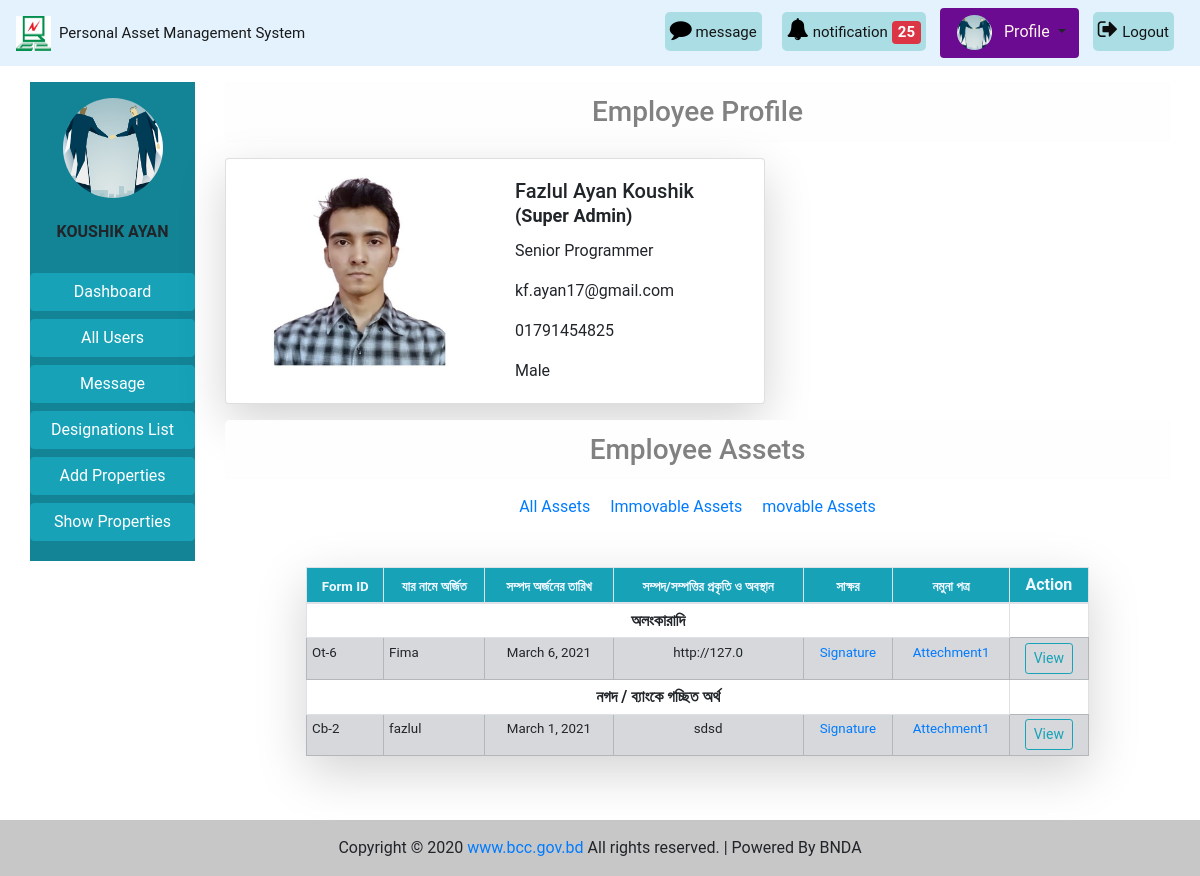
Screenshot of /view-user-movable/14/ (signed in) with the database file from the repository.
### accounts/models.py (models this page shows, shortened)
class CustomUser(AbstractBaseUser):
    user_type_data = (
        ('1', 'Super admin'),
        ('2', 'Admin'),
        ('3', 'Employee'),
    )
    user_type = models.CharField(max_length=10, choices=user_type_data, default='3')
    email = models.EmailField(max_length=255, unique = True, verbose_name = 'Email')
    name = models.CharField(max_length = 255, verbose_name = 'Full Name')
    phone_no = models.CharField(max_length = 20, unique = True, verbose_name = 'Phone Number')
    date = models.DateField(auto_now_add = True)
    is_active = models.BooleanField(default=True)
    is_admin = models.BooleanField(default=False)
    is_staff = models.BooleanField(default=False)
    USERNAME_FIELD = 'email'
    REQUIRED_FIELDS = ('name','phone_no')
    objects = CustomUserManager()
    class Meta:
        verbose_name_plural = 'Users'

### pamsapp/models.py (models this page shows, shortened)
class Profile(models.Model):
    gender_type = (
        ('1', 'Male'),
        ('2', 'Female'),
        ('3', 'Others'),
    )
    user = models.OneToOneField(CustomUser, on_delete = models.CASCADE , related_name = 'profile')
    image = models.ImageField(upload_to = 'images/', blank=True, null=True)
    designation = models.ForeignKey(Designation, on_delete = models.CASCADE, blank = True, null = True)
    gender = models.CharField(max_length=10, choices=gender_type, blank = True, null = True)

class Designation(models.Model):
    name = models.CharField(max_length = 100)
    def __str__(self):
        return self.name

### movable_app/models.py (models this page shows, shortened)
class Ornaments(models.Model):
    user = models.ForeignKey(CustomUser, on_delete = models.CASCADE)
    date_of_acquisition = models.DateField()
    owner = models.CharField(max_length = 200)
    class_and_location = models.CharField(max_length = 200)
    details = models.CharField(max_length = 1000)
    how_acquired_and_value = models.CharField(max_length = 1000)
    source_of_money = models.CharField(max_length = 1000)
    opinon = models.CharField(max_length = 1000)
    signature = models.ImageField()
    is_confirm = models.BooleanField(default=False)

class NoteField(models.Model):
    ornament = models.ForeignKey(Ornaments, on_delete = models.CASCADE, related_name='ornaments', null= True, blank = True)
    stock = models.ForeignKey(Stocks, on_delete = models.CASCADE, related_name='stocks', null= True, blank = True)
    share = models.ForeignKey(Share, on_delete = models.CASCADE, related_name='shares', null= True, blank = True)
    insurance = models.ForeignKey(Insurance, on_delete = models.CASCADE, related_name='insurances', null= True, blank = True)
    cash_or_bankvalue = models.ForeignKey(Cash_or_bankvalue, on_delete = models.CASCADE, related_name='Cash_or_bankvalues', null= True, blank = True)
    vehicles = models.ForeignKey(Vehicles, on_delete = models.CASCADE, related_name='vehicles', null= True, blank = True)
    electronic = models.ForeignKey(Electronics, on_delete = models.CASCADE, related_name='electronics', null= True, blank = True)
    other_m = models.ForeignKey(Other_m, on_delete = models.CASCADE, related_name='others_m', null= True, blank = True)
    notefield  = models.FileField(upload_to = 'immovable-files/', blank = True, null = True)

class Cash_or_bankvalue(models.Model):
    user = models.ForeignKey(CustomUser, on_delete = models.CASCADE)
    date_of_acquisition = models.DateField()
    owner = models.CharField(max_length = 200)
    class_and_location = models.CharField(max_length = 200)
    details = models.CharField(max_length = 1000)
    how_acquired_and_value = models.CharField(max_length = 1000)
    source_of_money = models.CharField(max_length = 1000)
    opinon = models.CharField(max_length = 1000)
    signature = models.ImageField()
    is_confirm = models.BooleanField(default=False)

### pamsapp/views.py (the view)
# urls.py: path('view-user-movable/<int:user_id>/', views.view_user_movable_view, name='view-user-movable'),
@login_required
def view_user_movable_view(request, user_id):
    profile = Profile.objects.get(user_id = request.user.id)
    e_user = CustomUser.objects.get(pk = user_id)
    e_profile = Profile.objects.get(user = e_user)
    ornaments = Ornaments.objects.filter(user = e_user)
    stocks = Stocks.objects.filter(user = e_user)
    shares = Share.objects.filter(user = e_user)
    insurences = Insurance.objects.filter(user = e_user)
    cash_or_bankvalues = Cash_or_bankvalue.objects.filter(user = e_user)
    vehicles = Vehicles.objects.filter(user = e_user)
    electronics = Electronics.objects.filter(user = e_user)
    others_m = Other_m.objects.filter(user = e_user)
    notification = notification_func(request)
    context = {
        'user': request.user,
        'profile':profile,
        'e_user':e_user,
        'e_profile':e_profile,
        'notification':notification,
        'ornaments':ornaments,
        'stocks':stocks,
        'shares':shares,
        'insurences':insurences,
        'cash_or_bankvalues':cash_or_bankvalues,
        'vehicles':vehicles,
        'electronics':electronics,
        'others_m':others_m,
    }
    return render(request,'pamsapp/user_movable.html', context)

### templates/pamsapp/user_movable.html (shortened to what this page needs)
{% extends 'base.html' %}
{% load static %}
{% block content %}
<div class = 'col-lg-10 col-md-8 col-10 mx-auto'>
  <h3 class='alert alert-light text-center'>Employee Profile</h3>
  <div class="card mb-3 shadow-lg " style="max-width: 540px;">
    <div class="row no-gutters ">
      <div class="col-lg-4 col-md-4 col-10 mx-auto" >
        {% if e_user.profile.image %}
        <div class='mt-3' style="width:100%; text-align:center">
          <img src="{{ e_user.profile.image.url }}" class="card-img" alt="profile image">
        </div>
        {% else %}
        <div class='mt-3' style="width:100%; text-align:center">
          <img src="{% static 'pams/images/user-default.png' %}" class="card-img" alt="profile image">
        </div>
        {% endif %}
      </div>
      <div class="col-lg-6 col-md-8 col-10">
        <div class="card-body">
          <h5 class="card-title">{{ e_user.name }}
            {% if e_user.user_type == '1' or e_user.user_type == '2' %}
              <span style="font-size: 18px;" class="font-weight-bold text-capitalize">({{e_user.get_user_type_display}})</span>
            {% endif %}
          </h5>
          <p class="card-text">{{ e_user.profile.designation }}</p>
          <p class="card-text">{{ e_user.email }}</p>
          <p class="card-text">{{ e_user.phone_no }}</p>
          <p class="card-text">{{ e_user.profile.get_gender_display }}</p>
        </div>
      </div>
    </div>
  </div>
  <h3 class='alert alert-light text-center'>Employee Assets</h3>
  <div class='row'>
    <div class="col-lg-12 col-md-12 col-12 text-center">
        <a href="{% url 'pamsapp:view-user-all-assets' user_id=e_user.id %}">All Assets</a>
      <a class='mr-3 ml-3' href="{% url 'pamsapp:view-user-immovable' user_id=e_user.id %}">Immovable Assets</a>
      <a href="{% url 'pamsapp:view-user-movable' user_id=e_user.id %}">movable Assets</a>
    </div>
  </div>
    <div class="row mt-5 text-center ">
      <div class = 'col-lg-10 col-md-10 col-12 text-center mx-auto'>
          <table class="table table-hover shadow-lg table-sm table-bordered">
              <thead>
                <tr class="bg-info" style='color:aliceblue'>
                  <th scope="col" style='font-size:smaller'>Form ID</th>
                  <th scope="col" style='font-size:smaller'>যার নামে অর্জিত</th>
                  <th scope="col" style='font-size:smaller'>সম্পদ অর্জনের তারিখ</th>
                  <th scope="col" style='font-size:smaller'>সম্পদ/সম্পত্তির প্রকৃতি ও অবস্থান</th>
                  <th scope="col" style='font-size:smaller'>সাক্ষর</th>
                  <th scope="col" style='font-size:smaller'>নমুনা পত্র</th>
                  <th colspan="2" class="bg-gradient" scope="col">Action</th>
                </tr>
              </thead>
              <tbody>
                {% if ornaments %}
                <tr>
                  <th colspan ='6' >অলংকারাদি</th>
                </tr>
                {% for ornament in ornaments %}
                <tr class="table-secondary">
                  <td class='text-left' style='font-size:smaller'>Ot-{{ ornament.id }}</td>
                  <td class='text-left' style='font-size:smaller'>{{ ornament.owner }}</td>
                  <td class='text-center' style='font-size:smaller'>{{ ornament.date_of_acquisition }}</td>
                  <td style='font-size:smaller'>{{ ornament.class_and_location }}</td>
                  <td style='font-size:smaller'>
                    <a href="{{ ornament.signature.url }}" download>Signature</a>
                  </td>
                  <td style='font-size:smaller'>
                    {% for note in ornament.ornaments.all %}
                    <a href="{{ note.notefield.url }}" download>Attechment{{ forloop.counter }}</a> <br>
                    {% endfor %}
                  </td>
                  <td>
                    <a href="{% url 'pamsapp:edit-ornaments' ornament.id %}"
                     class='btn btn-outline-info btn-sm'>View</a>
                  </td>
                </tr>
                {% endfor %}
              {% endif %}
              {% if cash_or_bankvalues %}
                <tr>
                  <th colspan ='6' >নগদ / ব্যাংকে গচ্ছিত অর্থ</th>
                </tr>
                {% for cash_or_bankvalue in cash_or_bankvalues %}
                <tr class="table-secondary">
                  <td class='text-left' style='font-size:smaller'>Cb-{{ cash_or_bankvalue.id }}</td>
                  <td class='text-left' style='font-size:smaller'>{{ cash_or_bankvalue.owner }}</td>
                  <td class='text-center' style='font-size:smaller'>{{ cash_or_bankvalue.date_of_acquisition }}</td>
                  <td style='font-size:smaller'>{{ cash_or_bankvalue.class_and_location }}</td>
                  <td style='font-size:smaller'>
                    <a href="{{ cash_or_bankvalue.signature.url }}" download>Signature</a>
                  </td>
                  <td style='font-size:smaller'>
                    {% for note in cash_or_bankvalue.Cash_or_bankvalues.all %}
                    <a href="{{ note.notefield.url }}" download>Attechment{{ forloop.counter }}</a> <br>
                    {% endfor %}
                  </td>
                  <td>
                    <a href="{% url 'pamsapp:edit-cash-or-bankvalue' cash_or_bankvalue.id %}"
                    class='btn btn-outline-info btn-sm'>View</a>
                  </td>
                </tr>
                {% endfor %}
              {% endif %}
          </tbody>
        </table>
      </div>
    </div>
</div>
{% endblock %}

### templates/base.html (shortened to what this page needs)
{% load static %}
<!doctype html>
<html lang="en">
  <head>
    <link rel="stylesheet" href="https://maxcdn.bootstrapcdn.com/bootstrap/4.5.2/css/bootstrap.min.css">
    <link rel="stylesheet" href="{% static 'pams/css/bootstrap.css' %}">
    <link rel="stylesheet" href="{% static 'pams/css/base.css' %}">
    <link rel="stylesheet" href="https://cdnjs.cloudflare.com/ajax/libs/font-awesome/4.7.0/css/font-awesome.min.css">
  </head>
  <body>
   <nav class="navbar navbar-expand-lg navbar-light sticky-top"
    style="background-color: #e3f2fd">
    <a class="navbar-brand" href="{% url 'pamsapp:home' %}"><img src="{% static 'pams/images/bcc.jpg' %}" alt="logo"
      style="height: 35px; width: 35px;"><span class="ml-2" style="font-size: 15px;">Personal Asset Management System</span></a>
    <div class="collapse navbar-collapse text-center my-nav" id="navbarSupportedContent">
      <ul class="navbar-nav  my-2 my-lg-0 ">
        {% if not user.is_authenticated %}
          <li class="nav-item active">
            <a class="nav-link text-black font-weight-bold" href="#">Login </a>
          </li>
          <li class="nav-item active">
            <a class="nav-link text-black font-weight-bold" href="#">Signup </a>
          </li>
        {% else %}
        <div class="mes rounded rounded-end ">
          <a href="{% url 'pamsapp:assets-list-pending' %}"  style="text-decoration:none">
            <i style="font-size:22px; color:rgb(0, 0, 0)" class="fa ">&#xf075;</i>
            <span style='font-size:15px'>message</span>
          </a>
        </div>
        {% if user.user_type == '1' or user.user_type == '2' %}
        <div class="not rounded rounded-end ">
          <a href="{% url 'pamsapp:assets-list-pending' %}"  style="text-decoration:none">
            <i style="font-size:22px; color:rgb(0, 0, 0)" class="fa">&#xf0f3;</i>
            <span style='font-size:15px'>notification</span>
            {% if notification %}
            <span class="badge badge-danger" style='font-size:15px'>{{ notification }}</span>
            {% endif %}
          </a>
        </div>
        {% endif %}
          {% if profile.image %}
          <div class="dropdown show mx-1 pl-1 rounded profile"
          style='background-color:  #6b0b91; border-radius: 15%;'>
            <a class="btn dropdown-toggle" href="{% url 'pamsapp:profile' %}" role="button"
             id="dropdownMenuLink" data-toggle="dropdown" aria-haspopup="true" aria-expanded="false">
             <img src="{{ user.profile.image.url }}" class="rounded-circle" alt="logo"
                style="height: 35px; width: 35px;">
                <span class="ml-2" style="font-size: medium; color:seashell">Profile</span>
            </a>
          </div>
          {% endif %}
          <div class="mes rounded rounded-end ">
            <a href="{% url 'accounts:logout' %}"  style="text-decoration:none">
              <i style="font-size:22px; color:rgb(14, 13, 13)" class="fa ">&#xf08b;</i>
              <span style='font-size:15px'>Logout</span>
            </a>
          </div>
        {% endif %}
      </ul>
    </div>
  </nav>
   <div class="container-fluid mt-3">
    <div class="row mx-auto">
      <div class="col-lg-2 col-md-3 col-12 mb-2">
        <div class="list-group text-center">
          <div class='py-3' style='background-color:#138496'>
            {% if user.profile.image %}
              <div style="width:100%; text-align:center">
                <img class="rounded-circle" style="height:100px; width:100px" src="{{ user.profile.image.url }}" alt="Card image cap">
              </div>
            {% else %}
              <img class="rounded-circle" style="height:100px" src="{% static 'pams/images/user-default.png' %}" alt="Card image cap">
            {% endif %}
            <br>
            <h6 class='text-uppercase font-weight-bold'>{{user.name}}</h6>
            <br>
            {% if user.user_type == '1' or user.user_type == '2' %}
              <a href="{% url 'pamsapp:dashboard' %}" class="btn btn-info mb-1 btn-block">Dashboard</a>
              <a href="{% url 'pamsapp:all-user' %}" class="btn btn-info mb-1 btn-block">All Users</a>
              <a href="{% url 'Message:inbox' %}" class="btn btn-info mb-1 btn-block">Message</a>
              <a href="{% url 'pamsapp:designations_list' %}" class="btn btn-info mb-1 btn-block">Designations List</a>
            {% endif %}
            <a href="{% url 'pamsapp:home' %}" class="btn btn-info btn-block">Add Properties</a>
            <a href="{% url 'pamsapp:show-properties' %}" class="btn btn-info mb-1 btn-block">Show Properties</a>
          </div>
        </div>
      </div>
      {% block content %}
      {% endblock %}
    </div>
  </div>
  <footer class="bg-light text-center text-lg-start mt-5">
    <div class="text-center p-3" style="background-color: rgba(0, 0, 0, 0.2)">
      Copyright © 2020
      <a class="bootstrap-link"  href="https://bcc.gov.bd/" target="blank">www.bcc.gov.bd</a>
      All rights reserved. | Powered By BNDA
    </div>
  </footer>
  </body>
</html>

### rows the page displays
CustomUser: profile.image (picture), name "KOUSHIK AYAN"
CustomUser: profile.image (picture), name "Fazlul Ayan Koushik", user_type "Super Admin", profile.designation "Senior Programmer", email "kf.ayan17@gmail.com", phone_no "01791454825", profile.gender "Male"
Ornaments: id "6", owner "Fima", date_of_acquisition "March 6, 2021", class_and_location "http://127.0"
Cash_or_bankvalue: id "2", owner "fazlul", date_of_acquisition "March 1, 2021", class_and_location "sdsd"

### other values shown
{{ notification }} "25"
